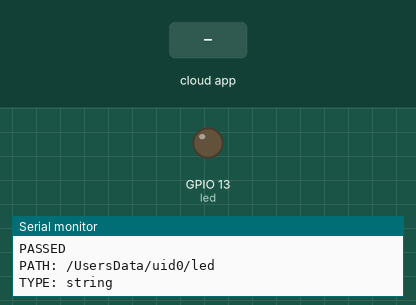
Bench run of a sketch on a simulated ESP8266 (NodeMCU). Shown: output pins drawn as LEDs (lit = HIGH), the last lines printed to the serial monitor. Inputs (shaded band) come from the test bench. WiFi joins after 1.5 s; servers stay silent unless stated; random numbers use the default seed unless the sketch sets one; the Firebase database answers and starts empty.

Above: at 3.2 s.
3.3 s: the phone or cloud app sets led to ON
At 5.1 s:
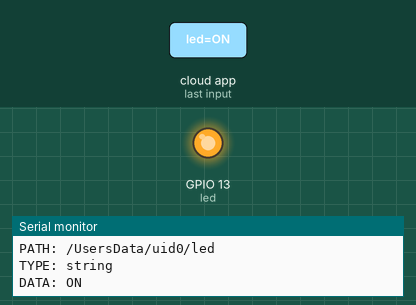
Timing chart, 0 to 6.6 s (numbered marks = the images above; inputs shaded):
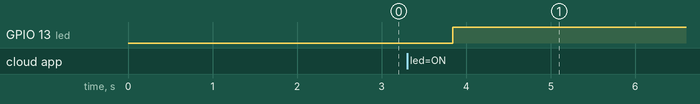

The sketch:

ESP32_Firebase.ino
```cpp
#include <Arduino.h>
#if defined(ESP32)
  #include <WiFi.h>
#elif defined(ESP8266)
  #include <ESP8266WiFi.h>
#endif
#include <Firebase_ESP_Client.h>
#include <Wire.h>
#include <Adafruit_Sensor.h>

/* PROVIDE THE TOKEN GENERATION PROCESS INFO */
#include "addons/TokenHelper.h"
/*  PROVIDE THE RTDB PAYLOAD PRINTING INFO AND OTHER HELPER FUNCTIONS */
#include "addons/RTDBHelper.h"

/* INSERT YOUR NETWORK CREDENTIALS */
#define WIFI_SSID "YOUR_WIFI_SSID"
#define WIFI_PASSWORD "YOUR_WIFI_PASSWORD"

/* INSERT FIREBASE PROJECT API KEY */
#define API_KEY "YOUR_API_KEY"

/* INSERT AUTHORIZED EMAIL AND CORRESPONDING PASSWORD */
#define USER_EMAIL "YOUR_EMAIL"
#define USER_PASSWORD "YOUR_EMAIL_PASSWORD"

#define DATABASE_URL "YOUR_DATABASE_URL"

/* DEFINE FIREBASE OBJECTS */
FirebaseData fbdo;
FirebaseAuth auth;
FirebaseConfig config;

/* VARIABLE TO SAVE USER UID */
String uid;

/* VARIABLES TO SAVE DATABASE PATHS */
String databasePath;
String tempPath;
String humPath;
String presPath;
String ledPath;

float temperature;
float humidity;
float pressure;
const int led = 13; /* LED PIN */

/* TIMER VARIABLES (SEND NEW READINGS EVERY 2 SECONDS) */
unsigned long sendDataPrevMillis = 0;
unsigned long timerDelay = 200;

// Initialize WiFi
void initWiFi() {
  WiFi.begin(WIFI_SSID, WIFI_PASSWORD);
  Serial.print("Connecting to WiFi ..");
  while (WiFi.status() != WL_CONNECTED) {
    Serial.print('.');
    delay(1000);
  }
  Serial.println(WiFi.localIP());
  Serial.println();
}

/* WRITE FLOAT VALUES TO THE DATABASE */
void sendFloat(String path, float value) {
  if (Firebase.RTDB.setFloat(&fbdo, path.c_str(), value)) {
    Serial.print("Writing value: ");
    Serial.print(value);
    Serial.print(" on the following path: ");
    Serial.println(path);
    Serial.println("PASSED");
    Serial.println("PATH: " + fbdo.dataPath());
    Serial.println("TYPE: " + fbdo.dataType());
  }
  else {
    Serial.println("FAILED");
    Serial.println("REASON: " + fbdo.errorReason());
  }
}

/* READ LED STATE FROM FIREBASE */
void readData(String path) {
  String readIncoming = "";
  if (Firebase.RTDB.getString(&fbdo, path.c_str())) {
    Serial.println("PATH: " + fbdo.dataPath());
    Serial.println("TYPE: " + fbdo.dataType());
    if (fbdo.dataType() == "string") {
      readIncoming = fbdo.stringData();
      Serial.println("DATA: " + readIncoming);
      if (readIncoming == "ON") {
        digitalWrite(led, HIGH);   /* TURN LED ON */
      }
      else {
        digitalWrite(led, LOW);    /* TURN LED OFF */
      }
    }
  }
  else {
    Serial.println("FAILED");
    Serial.println("REASON: " + fbdo.errorReason());
  }
}

void setup() {
  Serial.begin(115200);
  pinMode(led, OUTPUT);
  initWiFi();

  /* ASSIGN THE API KEY */
  config.api_key = API_KEY;

  /* ASSIGN THE USER SIGN IN CREDENTIALS */
  auth.user.email = USER_EMAIL;
  auth.user.password = USER_PASSWORD;

  /* ASSIGN THE RTDB URL */
  config.database_url = DATABASE_URL;

  Firebase.reconnectWiFi(true);
  fbdo.setResponseSize(4096);

  /* ASSIGN THE CALLBACK FUNCTION FOR THE LONG RUNNING TOKEN GENERATION TASK */
  config.token_status_callback = tokenStatusCallback; //see addons/TokenHelper.h

  /* ASSIGN THE MAXIMUM RETRY OF TOKEN GENERATION */
  config.max_token_generation_retry = 5;

  /* INITIALIZE THE LIBRARY WITH THE FIREBASE AUTHEN AND CONFIG */
  Firebase.begin(&config, &auth);

  /* GETTING THE USER UID MIGHT TAKE A FEW SECONDS */
  Serial.println("Getting User UID");
  while ((auth.token.uid) == "") {
    Serial.print('.');
    delay(1000);
  }
  /* PRINT USER UID */
  uid = auth.token.uid.c_str();
  Serial.print("User UID: ");
  Serial.println(uid);

  /* UPDATE DATABASE PATH */
  databasePath = "/UsersData/" + uid;

  /* UPDATE DATABASE PATH FOR SENSOR READINGS */
  tempPath = databasePath + "/temperature"; /* --> UsersData/<user_uid>/temperature */
  humPath = databasePath + "/humidity";     /* --> UsersData/<user_uid>/humidity */
  presPath = databasePath + "/pressure";    /* --> UsersData/<user_uid>/pressure */
  ledPath = databasePath + "/led";          /* --> UsersData/<user_uid>/led */
}

void loop() {
  /* SEND NEW READINGS TO DATABASE EVERY 2 SECONDS */
  if (Firebase.ready() && (millis() - sendDataPrevMillis > timerDelay || sendDataPrevMillis == 0)) {
    sendDataPrevMillis = millis();

    /* GENERATE RANDOM VALUES FOR TESTING */
    temperature = random(200, 350) / 10.0;     /* 20.0°C to 35.0°C */
    humidity    = random(300, 800) / 10.0;     /* 30.0% to 80.0% */
    pressure    = random(9500, 10500) / 10.0;  /* 950.0 hPa to 1050.0 hPa */

    /* SEND READINGS TO DATABASE: */
    sendFloat(tempPath, temperature);
    sendFloat(humPath, humidity);
    sendFloat(presPath, pressure);

    /* READ LED STATE FROM FIREBASE */
    readData(ledPath);
  }
}
```

Measured:
- after the input at 3.3 s, GPIO 13 (led): LOW → HIGH after 0.54 s
